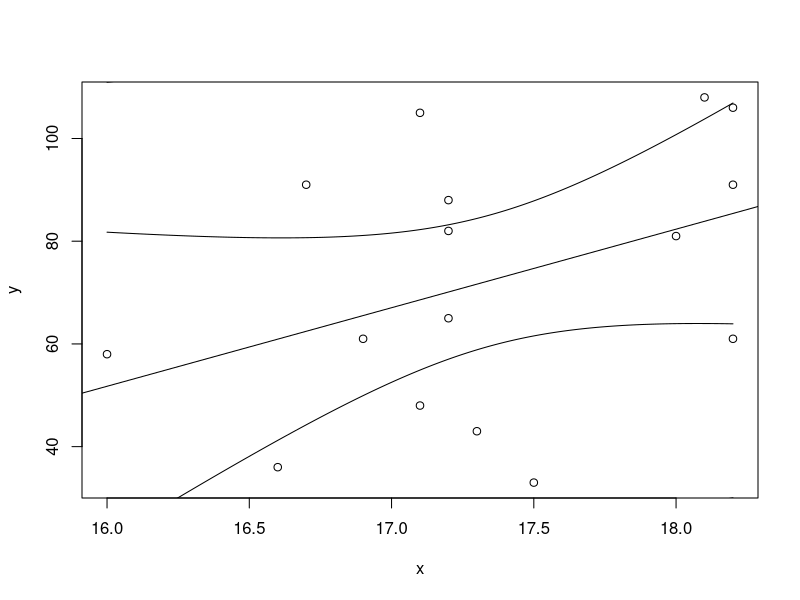

Source code (R):
# index as x
x<-c(16.7,17.1,18.2,18.1,17.2,18.2,16.0,17.2,18.0,17.2,16.9,17.1,18.2,17.3,17.5,16.6)
# days as y
y<-c(91,105,106,108,88,91,58,82,81,65,61,48,61,43,33,36)
model<-lm(y~x)
model
summary(model)

# Ans to the ques no A
# intercept beta0 = -193, slope beta1 = 15.3
# Estimates of the fitted Regression line is y= -193 + 15.3 * x

summary(model)$r.square

# Ans to the ques no B
# Value of R^2 is 0.1584636

summary(model)

# Ans to the ques no C
# from the model summary, we can conclude that Since p value > 0.05 
# so these procedure does not reject the null hypothesis b1=0 
# hence the regression is not significant

x <- c(16.7,17.1,18.2,18.1,17.2,18.2,16.0,17.2,18.0,17.2,16.9,17.1,18.2,17.3,17.5,16.6)
y <- c(91,105,106,108,88,91,58,82,81,65,61,48,61,43,33,36)
a<-summary(model)$sigma
a
c<-a^2
c
x_bar<-mean(x)
x_bar
b<-sum((x-x_bar)^2)
b
t_value<-c(15.3/(sqrt(c/b)))
t_value

# Ans to the ques no C (Alternative way)
# from the model summary or the manual calculations done above we can say that
# abs(t)=1.6240 < 2.145 T(alpha/2, n-2) (from t table) so these procedure does not 
# reject the null hypothesis b1=0 hence the regression is not significant

x <- c(16.7,17.1,18.2,18.1,17.2,18.2,16.0,17.2,18.0,17.2,16.9,17.1,18.2,17.3,17.5,16.6)
y <- c(91,105,106,108,88,91,58,82,81,65,61,48,61,43,33,36)
model<-lm(y~x)
xnew<-seq(min(x),max(x),0.01)
conf<-predict(model,data.frame(x=xnew),interval="confidence")
conf
pred<-predict(model,data.frame(x=xnew),interval="prediction")
pred
plot(x,y)
abline(model)
lines(xnew,conf[,2])
lines(xnew,conf[,3])
lines(xnew,pred[,2])
lines(xnew,pred[,3])

# Ans to the ques no D
# answer showed above


x <- c(16.7,17.1,18.2,18.1,17.2,18.2,16.0,17.2,18.0,17.2,16.9,17.1,18.2,17.3,17.5,16.6)
y <- c(91,105,106,108,88,91,58,82,81,65,61,48,61,43,33,36)
model<-lm(y~x)
xnew<-c(17.0)  # when Index is x=17.0
conf<-predict(model,data.frame(x=xnew),interval="confidence")
conf

# Ans to the ques no E
# Confidence interval fit value is 67.05, lower interval is 52.53
# and upper interval is 81.58
# Meaning: we are 95% confident that on the mean number of days the ozone 
# level exceeds 20ppm when the meterological index is 17.0 is between
# these range [52.53,81.58]



x <- c(16.7,17.1,18.2,18.1,17.2,18.2,16.0,17.2,18.0,17.2,16.9,17.1,18.2,17.3,17.5,16.6)
y <- c(91,105,106,108,88,91,58,82,81,65,61,48,61,43,33,36)
model<-lm(y~x)
xnew<-c(17.0)  # when Index is x=17.0
pred<-predict(model,data.frame(x=xnew),interval="prediction")
pred

# Ans to the ques no F
# prediction interval fit value is 67.05, lower interval is 13.99 
# and upper interval is 120.12
# Meaning: 95% prediction interval of [13.99,120.12] means that 
# we are 95% confident that on the mean number of days the ozone 
# level exceeds 20ppm when the meterological index is 17.0 will fall 
# within this range [13.99,120.12].
# we can say that prediction interval plot will be much wider than 
# the confidence interval plot

# if asked to calculate 99% or 90% confidence and prediction interval 
# then the formula to find out alpha will be 100*(1-alpha)% alpha= 0.01 0r 0.1
# add level=0.90/0.99 after the confidence/prediction interval in R command

    


